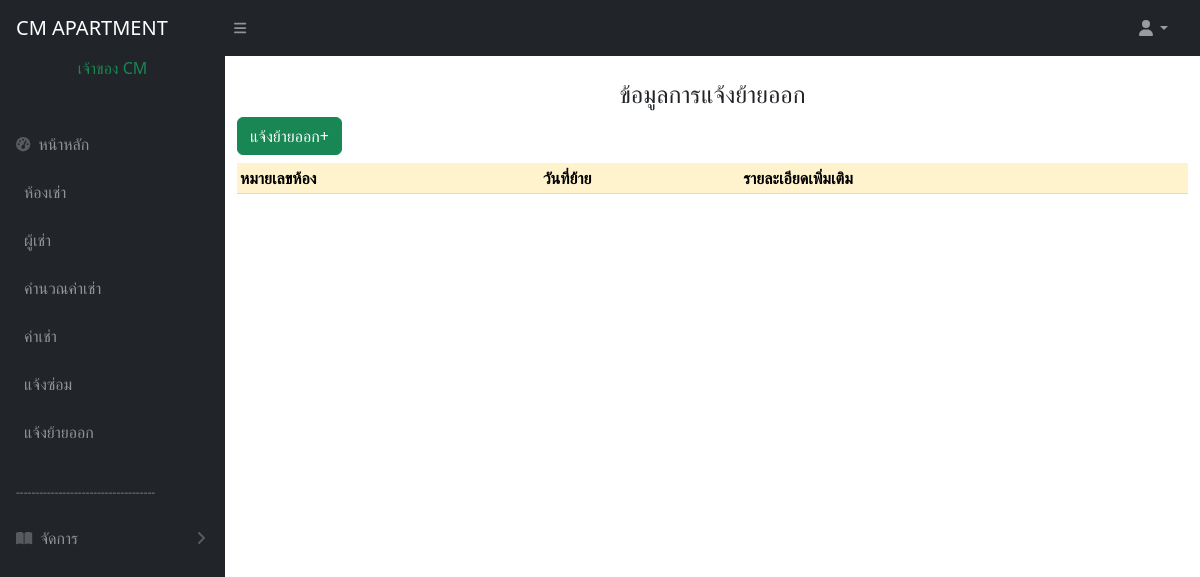
Before: /showoutroom.php (signed in) with the older database file.
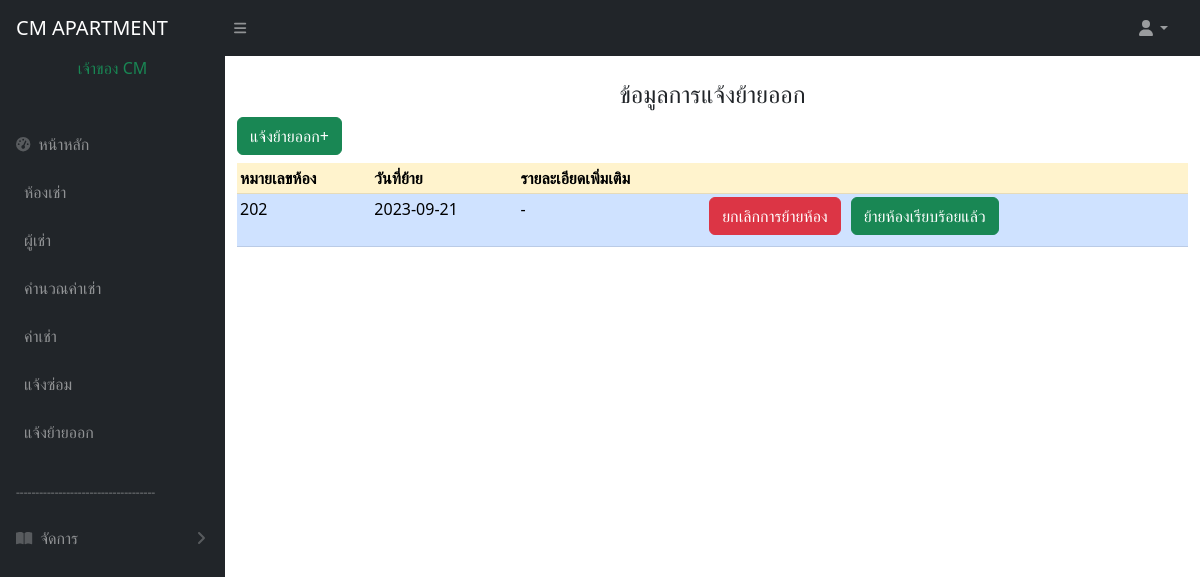
After: the same page with the newer database file.
### tables this page shows
CREATE TABLE `out_room` (
  `id` int(11) NOT NULL,
  `id_room` int(11) NOT NULL,
  `date_out` date NOT NULL,
  `create_date` timestamp NOT NULL DEFAULT current_timestamp(),
  `detail` varchar(1000) DEFAULT NULL
);

### showoutroom.php (the view, shortened to what this page needs)
<!DOCTYPE html>
<html lang="en">
<head>
  <link href="https://cdn.jsdelivr.net/npm/simple-datatables@7.1.2/dist/style.min.css" rel="stylesheet" />
  <link href="css/styles.css" rel="stylesheet" />
  <link rel="stylesheet" href="https://cdn.datatables.net/1.11.5/css/jquery.dataTables.min.css">
</head>
<body class="sb-nav-fixed">
  <?php include 'menu.php'; ?>
  <div id="layoutSidenav_content">
    <main>
      <div class="container-md">
        <br>
        <div class="" role="alert">
          <h4>
            <center>ข้อมูลการแจ้งย้ายออก
          </h4>
        </div>
        <a href="addoutroom.php" class="btn btn-success mb-2">แจ้งย้ายออก+</a>
        <table id="employeeTable" class="table table-primary" style="width:100%">
          <thead>
            <tr class="table-warning">
              <th>หมายเลขห้อง</th>
              <th>วันที่ย้าย</th>
              <th>รายละเอียดเพิ่มเติม</th>
              <th></th>
            </tr>
          </thead>
          <tbody>
            <?php
            include 'condb.php';
            $sql = "SELECT id,id_room,date_out,case when detail is null then '-' else detail end as detail FROM `out_room`";
            $result = $conn->query($sql);
            if ($result->num_rows > 0) {
              while ($row = $result->fetch_assoc()) {
                echo "<tr >";
                echo "<td>{$row['id_room']}</td>";
                echo "<td>{$row['date_out']}</td>";
                echo "<td>{$row['detail']}</td>";
                echo "<td> <a href='delete_outroom.php?id={$row['id']}' class='btn btn-danger mb-2'>ยกเลิกการย้ายห้อง</a><a style='margin-left: 10px;' href='reset_room.php?id={$row['id']}' class='btn btn-success mb-2 '>ย้ายห้องเรียบร้อยแล้ว</a> </td>";
                echo "</tr>";
              }
            }
            ?>
          </tbody>
        </table>
      </div>
  </div>
  </div>
</body>
</html>

Changed rows visible on the page:
added out_room: id_room "202", date_out "2023-09-21", detail "-"
